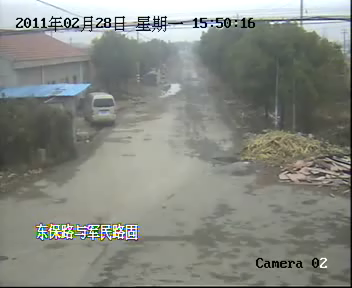
%> input picture MY MAT LIB/Leaf/bmp/1000_1065.avi.bmp, 352 x 288 px
$ octave --eval "edgetest(rgb2gray(imread('../bmp/1000_1065.avi.bmp')));"   (GNU Octave 9; MATLAB toolbox functions it lacks are replaced by stand-ins)
%> lines starting %> are read from the running program, lines starting %| are printed output that depends on the picture
function edgetest(I)

%%
image=I;
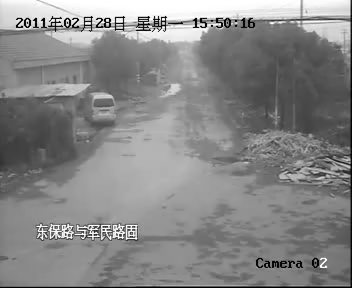
%> image: size 288x352 uint8; min 0, max 255, mean 134.8
Image_roberts=edge(image,'roberts');
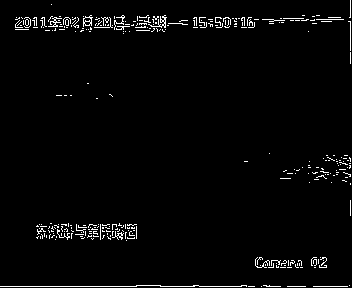
%> Image_roberts: size 288x352 logical; 2.4% white in thin lines or dots
Image_sobel=edge(image,'sobel');
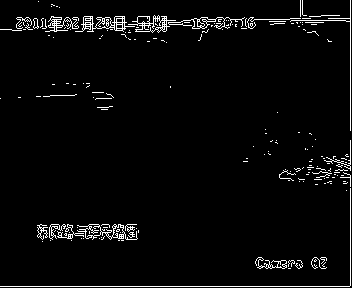
%> Image_sobel: size 288x352 logical; 3.5% white in thin lines or dots
Image_log=edge(image,'log');
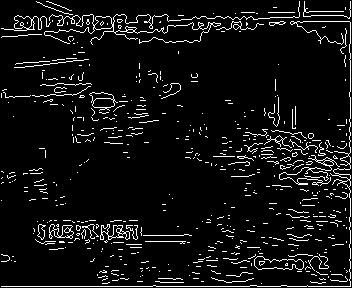
%> Image_log: size 288x352 logical; 6.8% white in thin lines or dots
Image_prewitt=edge(image, 'prewitt');
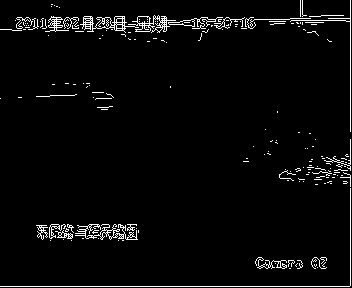
%> Image_prewitt: size 288x352 logical; 3.5% white in thin lines or dots
Image_canny=edge(image,'canny');
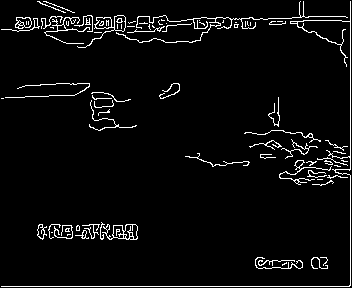
%> Image_canny: size 288x352 logical; 4.4% white in thin lines or dots

% figure(1);
subplot(331);imshow(I);title('orign');
subplot(334);imshow(Image_roberts);title('roberts');
subplot(335);imshow(Image_sobel);title('sobel');
subplot(336);imshow(Image_log);title('lob');
subplot(337);imshow(Image_prewitt);title('prewitt');
subplot(338);imshow(Image_canny);title('canny');


end
